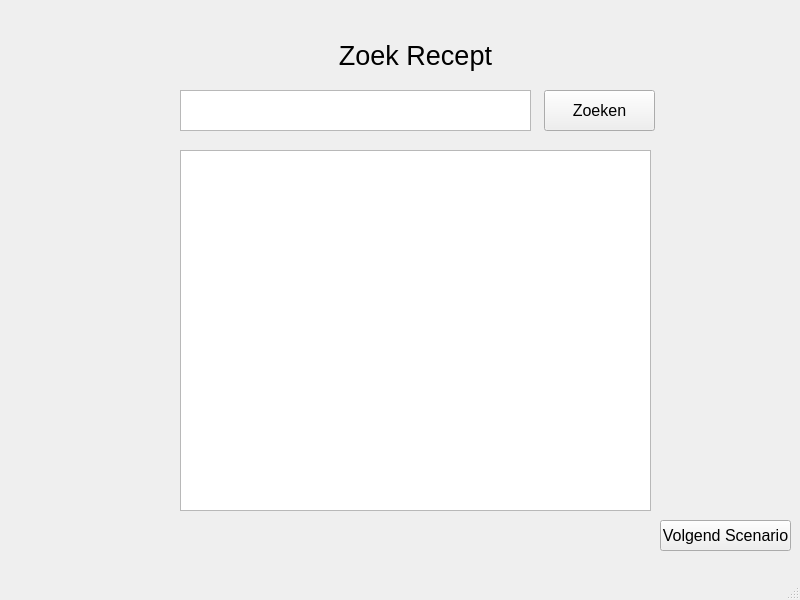
<?xml version="1.0" encoding="UTF-8"?>
<ui version="4.0">
 <class>MainWindow</class>
 <widget class="QMainWindow" name="MainWindow">
  <property name="geometry">
   <rect>
    <x>0</x>
    <y>0</y>
    <width>800</width>
    <height>600</height>
   </rect>
  </property>
  <property name="windowTitle">
   <string>MainWindow</string>
  </property>
  <widget class="QWidget" name="centralwidget">
   <widget class="QTextEdit" name="searchBar">
    <property name="geometry">
     <rect>
      <x>180</x>
      <y>90</y>
      <width>351</width>
      <height>41</height>
     </rect>
    </property>
    <property name="font">
     <font>
      <pointsize>14</pointsize>
     </font>
    </property>
   </widget>
   <widget class="QLabel" name="label">
    <property name="geometry">
     <rect>
      <x>180</x>
      <y>30</y>
      <width>471</width>
      <height>51</height>
     </rect>
    </property>
    <property name="font">
     <font>
      <pointsize>20</pointsize>
     </font>
    </property>
    <property name="text">
     <string>Zoek Recept</string>
    </property>
    <property name="alignment">
     <set>Qt::AlignCenter</set>
    </property>
   </widget>
   <widget class="QPushButton" name="searchButton">
    <property name="geometry">
     <rect>
      <x>544</x>
      <y>90</y>
      <width>111</width>
      <height>41</height>
     </rect>
    </property>
    <property name="font">
     <font>
      <pointsize>12</pointsize>
     </font>
    </property>
    <property name="text">
     <string>Zoeken</string>
    </property>
   </widget>
   <widget class="QListWidget" name="queryResults">
    <property name="geometry">
     <rect>
      <x>180</x>
      <y>150</y>
      <width>471</width>
      <height>361</height>
     </rect>
    </property>
    <property name="font">
     <font>
      <pointsize>14</pointsize>
     </font>
    </property>
   </widget>
   <widget class="QPushButton" name="nextScenario">
    <property name="geometry">
     <rect>
      <x>660</x>
      <y>520</y>
      <width>131</width>
      <height>31</height>
     </rect>
    </property>
    <property name="font">
     <font>
      <pointsize>12</pointsize>
     </font>
    </property>
    <property name="text">
     <string>Volgend Scenario</string>
    </property>
   </widget>
  </widget>
  <widget class="QMenuBar" name="menubar">
   <property name="geometry">
    <rect>
     <x>0</x>
     <y>0</y>
     <width>800</width>
     <height>21</height>
    </rect>
   </property>
  </widget>
  <widget class="QStatusBar" name="statusbar"/>
 </widget>
 <resources/>
 <connections/>
</ui>
